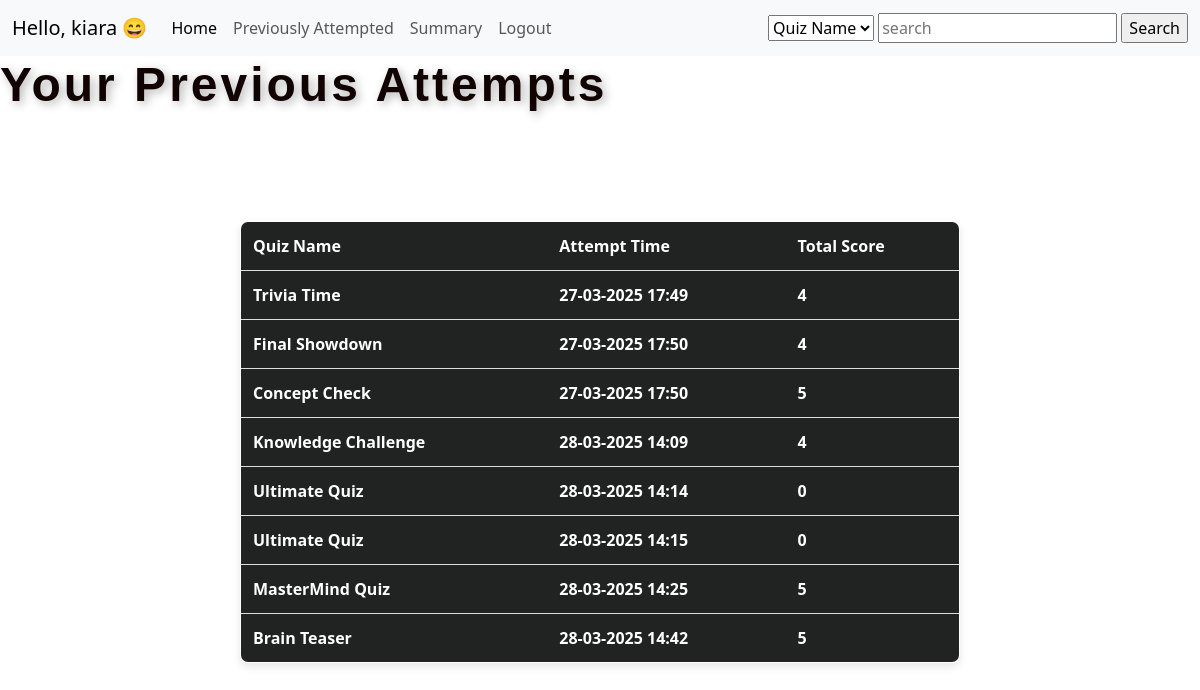
Screenshot of /previously_attempted/1 (signed in) with the database file from the repository.
### model.py (models this page shows)
class User(db.Model, UserMixin):
    __tablename__ = 'users'
    id = db.Column(db.Integer, primary_key=True, autoincrement=True)
    username = db.Column(db.String(80), unique=True, nullable=False, index=True)
    email = db.Column(db.String(120), unique=True, nullable=False, index=True)
    password = db.Column(db.String(255), nullable=False)
    scores = db.relationship('Score', back_populates='user', cascade="all, delete-orphan")

class Score(db.Model):
    __tablename__ = 'scores'
    id = db.Column(db.Integer, primary_key=True, autoincrement=True)
    quiz_id = db.Column(db.Integer, db.ForeignKey('quizzes.id'), nullable=False)
    user_id = db.Column(db.Integer, db.ForeignKey('users.id'), nullable=False)
    time_stamp = db.Column(db.DateTime, default=db.func.current_timestamp())
    total_score = db.Column(db.Integer, nullable=False)
    user = db.relationship('User', back_populates='scores')
    quiz = db.relationship('Quiz', back_populates='scores')

class Quiz(db.Model):
    __tablename__ = 'quizzes'
    id = db.Column(db.Integer, primary_key=True, autoincrement=True)
    name = db.Column(db.String(100), unique=True, nullable=False)
    date_of_quiz = db.Column(db.DateTime, default=db.func.current_timestamp())
    time_duration = db.Column(db.Integer, nullable=False)  # In seconds
    description = db.Column(db.Text, nullable=False)
    image = db.Column(db.String(255), nullable=True)  # Can be NULL if no image
    chapter_id = db.Column(db.Integer, db.ForeignKey('chapters.id'), nullable=False)
    chapter = db.relationship('Chapter', back_populates='quizzes')
    questions = db.relationship('Question', back_populates='quiz', cascade="all, delete-orphan")
    scores = db.relationship('Score', back_populates='quiz', cascade="all, delete-orphan")

### main.py (the view)
@app.route('/previously_attempted/<int:user_id>', methods=['POST', 'GET'])
@login_required
def previously_attempted(user_id):
    scores = Score.query.filter_by(user_id=current_user.id).all()
    total_attempted_quizzes = len(scores)
    average_score = sum([score.total_score for score in scores]) / len(scores) if scores else 0
    user_id = current_user.id
    if 'user' in session:
        user = session['user']
        return render_template('previously_attempted.html', scores = scores, user=user, user_id=user_id ,total_attempted_quizzes=total_attempted_quizzes, average_score=average_score)

### main.py (called while the page is built)
@login_manager.user_loader
def load_user(user_id):
    return User.query.get(user_id)

### templates/previously_attempted.html
{% extends "base.html" %} {% block title %} Previously Attempted{% endblock %}
{% block head %}
<link rel="stylesheet" href="/static/tables.css" />
{% endblock %} {% block content %}
<h2>Your Previous Attempts</h2>
<div class="table-container">
  <table>
    <thead>
      <tr>
        <th>Quiz Name</th>
        <th>Attempt Time</th>
        <th>Total Score</th>
      </tr>
    </thead>
    <tbody>
      {% for score in scores %}
      <tr>
        <th>{{ score.quiz.name }}</th>
        <th>{{ score.time_stamp.strftime("%d-%m-%Y %H:%M") }}</th>
        <th>{{ score.total_score }}</th>
      </tr>
      {% endfor %}
    </tbody>
  </table>
</div>
{% endblock %}

### templates/base.html (shortened to what this page needs)
<!DOCTYPE html>
<html lang="en">
  <head>
    <link
      href="https://cdn.jsdelivr.net/npm/bootstrap@5.3.3/dist/css/bootstrap.min.css"
      rel="stylesheet"
    />
    {% block head %} {% endblock %}
  </head>
  <body>
    <nav class="navbar navbar-expand-lg bg-body-tertiary">
      <div class="container-fluid">
        <a class="navbar-brand" href="dashboard">Hello, {{ user }} 😄</a>
        <div class="collapse navbar-collapse" id="navbarNavAltMarkup">
          <div class="navbar-nav">
            <a class="nav-link active" aria-current="page" href="/dashboard"
              >Home</a
            >
            <a
              class="nav-link"
              href="{{ url_for('previously_attempted', user_id = current_user.id) }}"
              >Previously Attempted</a
            >
            <a
              class="nav-link"
              href="{{ url_for('user_summary', user_id = current_user.id) }}"
              >Summary</a
            >
            <a class="nav-link" href="logout">Logout</a>
          </div>
        </div>
        <form id="demo" , name="demo" , action="/filter" , method="POST">
          <select name="filterOptions">
            <option value="Quiz_Name">Quiz Name</option>
          </select>
          <input type="text" name="searchKey" placeholder="search" />
          <input type="submit" value="Search" />
        </form>
      </div>
    </nav>
     {% block content %} {% endblock %}
  </body>
</html>

### static/tables.css (style rules this page uses)
h2 { font-size: 3rem; font-weight: bold; color: #100301; letter-spacing: 3px; text-shadow: 3px 3px 10px rgba(0, 0, 0, 0.3); font-family: "Poppins", sans-serif; }
.table-container { display: flex; justify-content: center; align-items: center; min-height: 80vh; }
table { width: 60%; border-collapse: collapse; background: white; box-shadow: 0 4px 8px rgba(0, 0, 0, 0.1); border-radius: 8px; overflow: hidden; text-align: center; border: 1px solid black; max-width: 1200px; }
th, td { padding: 12px; text-align: left; border-bottom: 1px solid #ddd; }
th { background: #212222; color: white; }

### rows the page displays
User: username "kiara"
Score: quiz.name "Trivia Time", time_stamp "27-03-2025 17:49", total_score "4"
Score: quiz.name "Final Showdown", time_stamp "27-03-2025 17:50", total_score "4"
Score: quiz.name "Concept Check", time_stamp "27-03-2025 17:50", total_score "5"
Score: quiz.name "Knowledge Challenge", time_stamp "28-03-2025 14:09", total_score "4"
Score: quiz.name "Ultimate Quiz", time_stamp "28-03-2025 14:14", total_score "0"
Score: quiz.name "Ultimate Quiz", time_stamp "28-03-2025 14:15", total_score "0"
Score: quiz.name "MasterMind Quiz", time_stamp "28-03-2025 14:25", total_score "5"
Score: quiz.name "Brain Teaser", time_stamp "28-03-2025 14:42", total_score "5"
